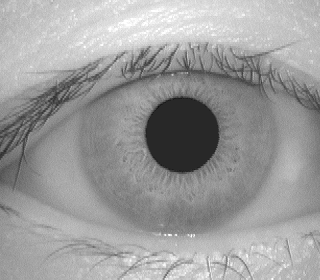
#> input picture Images/001_1_1.bmp, 320 x 280 px, found by its file name
$ python test.py
#> lines starting #> are read from the running program, lines starting #| are printed output that depends on the picture; after the words box and inside, x2 and y2 are one past the last pixel; in counts of white or black regions, pixels touching at a corner belong together
### functions.py
import numpy as np
from matplotlib.figure import Figure
import io
from PIL import Image
# ****************************************************************************
# [7 lines left out: function FilesYield, not called in this run]
def Files(_dir_path,_extension):
    return [f for f in FilesYield(_dir_path,_extension)]

# ****************************************************************************
def Convert_3d_2d_Array(imgArray):
    if len(imgArray.shape) == 2:
        # print("------------------------------------------------- Array 2d")
        n_line = imgArray.shape[0]
        n_cols = imgArray.shape[1]
        return imgArray

    elif len(imgArray.shape) == 3:
        # print("------------------------------------------------- Array 3d")
        n_line = imgArray.shape[0]
        n_cols = imgArray.shape[1]
        matrix2D = np.zeros((n_line,n_cols), np.uint64)
        for i in range(0,n_line):
            for j in range(0,n_cols):
                val= int((imgArray[i,j,0]+imgArray[i,j,1]+imgArray[i,j,2])/3)
                matrix2D[i,j]= val
        return matrix2D
    else:
        print("len(imgArray.shape):",len(imgArray.shape))
        return None

# ----------------------------------------------------------------------
def ReadImage2d_Array(_path):
    image = Image.open(_path)
    imgArray = np.array(image)
    return Convert_3d_2d_Array(imgArray)
# ----------------------------------------------------------------------
def Convert_Array2Image(_imgArray):
    return Image.fromarray(_imgArray.astype(np.uint8))
# ---------------------------------------------------------------------- Contrast
def ContrastLinear_Array(imgArray,_b,_a):
    imgArray =  imgArray.copy()
    for i in range(0,imgArray.shape[0]):
        for j in range(0,imgArray.shape[1]):
            imgArray[i][j]= int(imgArray[i][j]*_b+_a)
            if imgArray[i][j] > 255:
                imgArray[i][j] = 255
            elif imgArray[i][j] <0:
                imgArray[i][j] = 0
    return imgArray

# ---------------------------------------------------------------------- Contrast
def ContrastInvers_255_Array(imgArray):
    return 255- imgArray

# ---------------------------------------------------------------------- Contrast
def ContrastInvers_BiC_Array(imgArray):
    return 1- imgArray

# ---------------------------------------------------------------------- Contrast
def ContrastLog_Array(imgArray):
    return np.abs(np.log(imgArray+1.1)*255 /
               np.log(np.max(imgArray+1.1)))

# ---------------------------------------------------------------------- Contrast
def ContrastRange_Array(imgArray,_min,_max):
    imgArray =  imgArray.copy()
    for i in range(0,imgArray.shape[0]):
        for j in range(0,imgArray.shape[1]):
            imgArray[i][j]= int(255/(_max-_min) * (imgArray[i][j] - _min ))
            if imgArray[i][j] > 255:
                imgArray[i][j] = 255
            elif imgArray[i][j] <0:
                imgArray[i][j] = 0
    return imgArray

# ----------------------------------------------------------------------  d’histogramme
def Histogram_Array(imgArray):
    y = np.zeros(256, np.uint32)
    for i in range(0,imgArray.shape[0]):
        for j in range(0,imgArray.shape[1]):
            y[imgArray[i,j]] += 1

    fig = Figure(figsize=(5,5))
    ax = fig.subplots()
    ax.set_xlabel("value of pixel")
    ax.set_ylabel("pixel frequency")
    ax.set_title('histogram')
    ax.plot(range(0,256),y,'black');

    buf = io.BytesIO()
    fig.savefig(buf, format='png')
    buf.seek(0)
    img = Image.open(buf)
    return img


# ---------------------------------------------------------------------- Lissage des images
def Filter_Array(_arrayIn,_filter3x3):
    arrayOut = np.zeros(_arrayIn.shape,np.uint8)
    for ligne in range(1,_arrayIn.shape[0]-1):
        for col in range(1,_arrayIn.shape[1]-1):
            # On calcule la somme
            somme = 0
            for l in range(3):
                for c in range(3):
                    somme += _filter3x3[l,c]*_arrayIn[ligne-1+l,col-1+c]
            arrayOut[ligne,col] = somme
    return arrayOut

# ---------------------------------------------------------------------- Opérations morphologiques
def Convert_BiColor_Array(imgArray,_thresholding):
    return np.where(imgArray > _thresholding, 1, 0)
# ---------------------------------------------------------------------- Opérations morphologiques
def Erosion_Array(image, kernel):
    img_operated = image.copy() #this will be the image
    vertical_window = image.shape[0] - kernel.shape[0] #final vertical window position
    horizontal_window = image.shape[1] - kernel.shape[1] #final horizontal window position
    vertical_pos = 0
    while vertical_pos <= vertical_window:
        horizontal_pos = 0
        while horizontal_pos <= horizontal_window:
            erosion_flag = False
            for i in range(kernel.shape[0]):      # <<< MODIFIED
                for j in range(kernel.shape[1]):  # <<< MODIFIED
                    if kernel[i][j] == 1:         # <<< ADDED
                        if image[vertical_pos+i][horizontal_pos+j] == 0:  # <<< MODIFIED
                            erosion_flag = True                            # <<< MODIFIED
                            break
                if erosion_flag:         # <<< MODIFIED
                    img_operated[vertical_pos, horizontal_pos] = 0  # <<< ADDED
                    break

            horizontal_pos += 1
        vertical_pos += 1
    return img_operated

# ---------------------------------------------------------------------- Opérations morphologiques
def Dilation_Array(image, kernel):
    img_operated = image.copy() #this will be the image  # <<< ADDED
    vertical_window = image.shape[0] - kernel.shape[0] #final vertical window position
    horizontal_window = image.shape[1] - kernel.shape[1] #final horizontal window position
    vertical_pos = 0
    while vertical_pos <= vertical_window:
        horizontal_pos = 0
        while horizontal_pos <= horizontal_window:
            dilation_flag = False
            for i in range(kernel.shape[0]):      # <<< MODIFIED
                for j in range(kernel.shape[1]):  # <<< MODIFIED
                    if kernel[i][j] == 1:
                        if image[vertical_pos+i][horizontal_pos+j] == 1:  # <<< MODIFIED
                            dilation_flag = True
                            break
                if dilation_flag:       # <<< FIXED
                    img_operated[vertical_pos, horizontal_pos] = 1
                    break
            horizontal_pos += 1
        vertical_pos += 1
    return img_operated
# ---------------------------------------------------------------------- Segmentation pupil
def pupil(_imgArray,_seullage, valeuFind):
    n_columns =_imgArray.shape[1]
    n_rows =_imgArray.shape[0]

    imgBiC = np.where(_imgArray > _seullage, 1, 0)

    sumX = 0
    sumY = 0
    sumN = 0
    for y in range(0,n_rows):
        for x in range(0,n_columns):
            if imgBiC[y][x] == valeuFind:
                sumX = sumX + x
                sumY = sumY + y
                sumN = sumN + 1

    X = int(sumX/sumN)
    Y = int(sumY/sumN)
    R = int(np.sqrt(sumN/np.pi) ) #Area of a disk =  πr^2
    return X,Y,R
# ---------------------------------------------------------------------- Segmentation iris
def iris(_imgArray,_seullage, valeuFind):
    x,y,r =pupil(_imgArray,_seullage,valeuFind)
    return x,y,r*2
# ---------------------------------------------------------------------- Segmentation color white in external cyrle
def WipeOutCircle(_array,_x,_y,_r):
    _array = _array.copy()
    for i in range(0,_array.shape[0]):
        for j in range(0,_array.shape[1]):
            if( (j-_x)**2 + (i-_y)**2 ) >= _r**2:
                _array[i][j]=255
    return _array
# ---------------------------------------------------------------------- Segmentation color black in internal cyrle
def WipeInsideCircle(_array,_x,_y,_r):
    _array = _array.copy()
    for i in range(0,_array.shape[0]):
        for j in range(0,_array.shape[1]):
            if( (j-_x)**2 + (i-_y)**2 ) <= _r**2:
                _array[i][j]=0
    return _array
# ---------------------------------------------------------------------- Segmentation image
def Segmentation(_imgArray,_seullage = 50, valeuFind = 0):
    pupil_x,pupil_y,pupil_r = pupil(_imgArray,_seullage,valeuFind)
    iris_x,iris_y,iris_r = iris(_imgArray,_seullage,valeuFind)

    _imgArray = WipeOutCircle(_imgArray,iris_x,iris_y,iris_r)
    _imgArray = WipeInsideCircle(_imgArray,pupil_x, pupil_y, pupil_r)

    return _imgArray,(pupil_x,pupil_y,pupil_r),(iris_x,iris_y,iris_r)
# ---------------------------------------------------------------------- Segmentation list of iris and save
# [13 lines left out: function SegmentationListAndSave, not called in this run]
# ********************************************************************** Need opencv
# ---------------------------------------------------------------------- Détecteur SIFT
from cv2 import FlannBasedMatcher ,xfeatures2d ,drawMatches
from os import path
# ---------------------------------------------------------------------- Descripteur Distance  SIFT
# [12 lines left out: function GetMatching, not called in this run]

# ---------------------------------------------------------------------- Create database of valeu des and path file
_listSIFT = []

# [52 lines left out: functions AddIrisToDatabase, Recognition, not called in this run]

# ****************************************************************************

### test.py
import numpy as np
import functions as fn

def Show_images(_list,_title="") -> None:
    import matplotlib.pyplot as plt
    n: int = len(_list)
    f =  plt.figure(figsize=(5*len(_list),5))
    f.suptitle(_title, fontsize=16)
    for i in range(n):
        f.add_subplot(1, n, i + 1)
        plt.axis('off')
        plt.imshow(_list[i],cmap='gray')

    plt.show(block=True)

# -----------------------------------------
# 1 Egalisation d’histogramme = OK
# 2 Lissage des images = smoothing = OK
# 3 Amélioration du contraste = Contrast enhancement = OK
# 4 Segmentation par clustering OK
# 5 Opérations morphologiques = OK
# 6 Détecteur SIFT OK
# 7 Descripteur SIFT OK
# 8 Distance euclidienne OK
# -----------------------------------------

def main() -> None:
    print("----------------------------------------- red Image origine")
    path1 = 'images/001_1_1.bmp'
    # path1 = 'images/01.bmp'
    path2 = 'images/001_1_2.bmp'
    imgArray1 = fn.ReadImage2d_Array(path1)
#> in ReadImage2d_Array, image is the input picture: PIL image 320x280 L; min 18, max 255, mean 155.9
    imgArray2 = fn.ReadImage2d_Array(path2)
#> call 2 of ReadImage2d_Array, with _path = 'images/001_1_2.bmp'
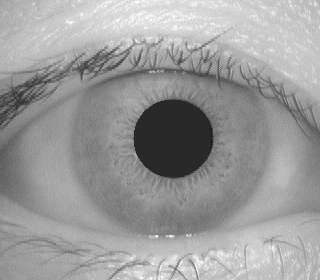
#> input picture Images/001_1_2.bmp, 320 x 280 px, found by its file name
#> in ReadImage2d_Array, image is the input picture: PIL image 320x280 L; min 18, max 255, mean 155

    print("----------------------------------------- Egalisation d’histogramme  : Histogram origine")
    h1 = fn.Histogram_Array(imgArray1)
    Show_images([imgArray1,h1],"Histogram original picture")
#> in Show_images, `n: int = len(_list)`: n = 2

    print("----------------------------------------- Lissage des images : Filter Show")
    filte_v = np.array([[-1, 0, 1],
                      [-2, 0, 2],
                      [-1, 0, 1 ]
                      ])

    filte_h = np.array([[-1, -2, -1],
                      [0, 0, 0],
                      [1, 2, 1 ]
                      ])

    filter0 = np.array([[1 / 9, 1 / 9, 1 / 9],
                  [1 / 9, 1 / 9, 1 / 9],
                  [1 / 9, 1 / 9, 1 / 9]])

    imgOut = fn.Filter_Array(imgArray1,filter0)
    Show_images([imgArray1,imgOut],"Filter Moyen")

    imgOut = fn.Filter_Array(imgArray1,filte_h)
    Show_images([imgArray1,imgOut],"Filter Horizontal")

    imgOut = fn.Filter_Array(imgArray1,filte_v)
    Show_images([imgArray1,imgOut],"Filter vertical")

    print("----------------------------------------- Amélioration du contraste : Contrast Range")
    _min,_max = 30,220
    h1 = fn.Histogram_Array(imgArray1)
    imgOut = fn.ContrastRange_Array(imgArray1,_min,_max)
    h2 = fn.Histogram_Array(imgOut)
#> in Histogram_Array (call 3), `img = Image.open(buf)`:
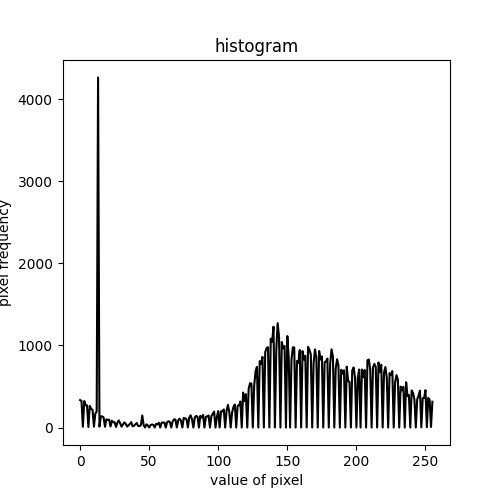
#> img: PIL image 500x500 RGBA; mean R, G, B, A 240.9, 240.9, 240.9, 255
    Show_images([imgArray1,h1,imgOut,h2],"Histogram Contrast Range min:{0} | max:{1}".format(_min,_max) )


    print("----------------------------------------- Amélioration du contraste")
    imgOut1 = fn.ContrastLog_Array(imgArray1)
    imgOut2 = fn.ContrastLinear_Array(imgArray1,2,0)
#> after the loop in ContrastLinear_Array, `for i in range(0,imgArray.shape[0]):`:
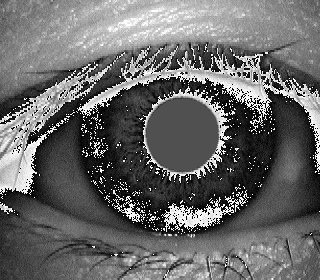
#> imgArray: shape (280, 320); min 0, max 254, mean 103.6
    imgOut3 = fn.ContrastInvers_255_Array(imgArray1)
    Show_images([imgArray1,imgOut1,imgOut2,imgOut3],"Contrast Log Linear Invers")

    print("----------------------------------------- Segmentation par clustering")
    imgIrisPupil ,pupil,iris = fn.Segmentation(imgArray1)
#> in pupil, `imgBiC = np.where(_imgArray > _seullage, 1, 0)`:
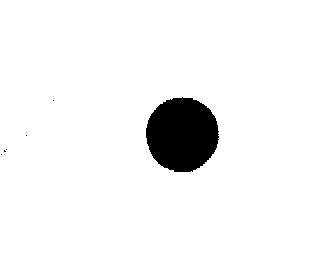
#> imgBiC: shape (280, 320) int64; values 0 (black) and 1 (white), 95.2% white; 6 black regions (5 under 20 px), largest, box (x1, y1, x2, y2) and area: (146, 97, 219, 172) 4265
#> in Segmentation, `pupil_x,pupil_y,pupil_r = pupil(_imgArray,_seullage,valeuFind)`: pupil_x = 181; pupil_y = 134; pupil_r = 36
#> in iris, `x,y,r =pupil(_imgArray,_seullage,valeuFind)`: x = 181; y = 134; r = 36
#> in Segmentation, `iris_x,iris_y,iris_r = iris(_imgArray,_seullage,valeuFind)`: iris_x = 181; iris_y = 134; iris_r = 72
#> after the loop in WipeInsideCircle, `for i in range(0,_array.shape[0]):`:
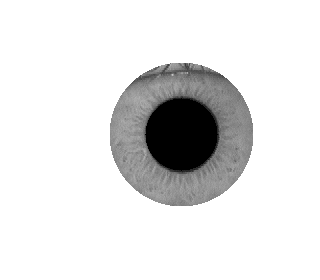
#> _array: shape (280, 320); min 0, max 255, mean 227.1
#> pupil = (181, 134, 36); iris = (181, 134, 72)
    Show_images([imgArray1,imgIrisPupil] , "Segmentation iris pupil")

    print("----------------------------------------- Opérations morphologiques : BiColor")
    imgBiColor = fn.Convert_BiColor_Array(imgArray1,50) # select pupil with color black
    imgBiColorInverce = 1 - imgBiColor                  # select pupil with color white = بؤبؤ العين
    Show_images([imgArray1,imgBiColor,imgBiColorInverce] , " image Bi Color")

    kernel = np.array ([[0, 1, 1, 1, 0],
                        [1, 1, 1, 1, 1],
                        [1, 1, 1, 1, 1],
                        [1, 1, 1, 1, 1],
                        [0, 1, 1, 1, 0]], dtype = np.uint8)
    print("----------------------------------------- Opérations morphologiques :Erosion")
    imgoutErosion = fn.Erosion_Array(imgBiColorInverce,kernel)
#> after the loop in Erosion_Array, `while vertical_pos <= vertical_window:`:
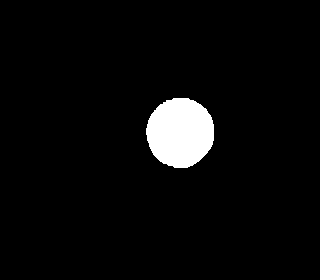
#> img_operated: shape (280, 320) int64; values 0 (black) and 1 (white), 4.2% white; 1 white region, box (x1, y1, x2, y2) and area: (146, 98, 214, 168) 3740
    Show_images([imgBiColorInverce,imgoutErosion] , "Erosion")

    print("----------------------------------------- Opérations morphologiques :Dilation")
    imgoutDilation =fn.Dilation_Array(imgBiColorInverce,kernel)
#> after the loop in Dilation_Array, `while vertical_pos <= vertical_window:`:
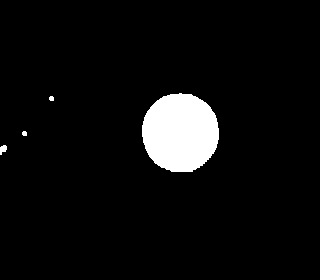
#> img_operated: shape (280, 320) int64; values 0 (black) and 1 (white), 5.5% white; 4 white regions, box (x1, y1, x2, y2) and area: (142, 93, 219, 172) 4820, (0, 145, 7, 155) 48, (49, 96, 54, 101) 22, (22, 131, 27, 136) 22
    Show_images([imgBiColorInverce,imgoutDilation] , "Dilation")


    print("----------------------------------------- SIFT : Matching Show")
#> (the run stopped early here; a loop or call above may not have finished)
